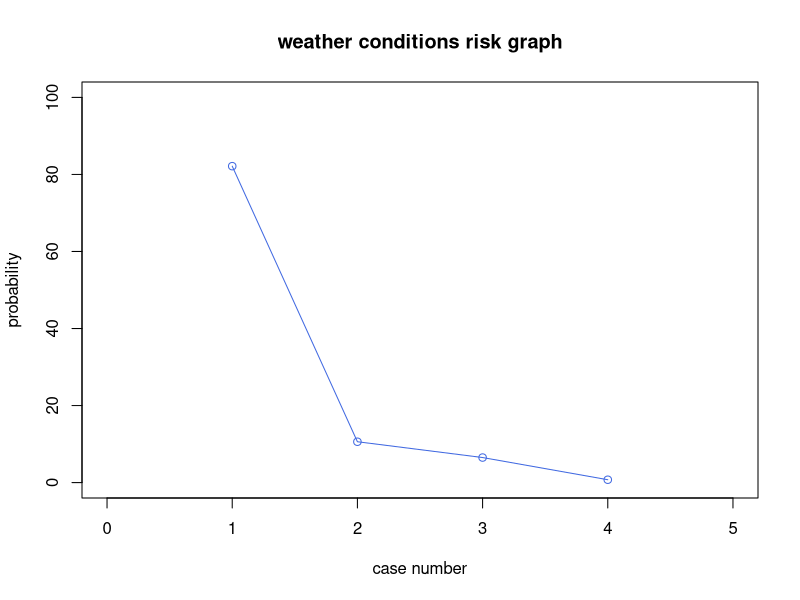
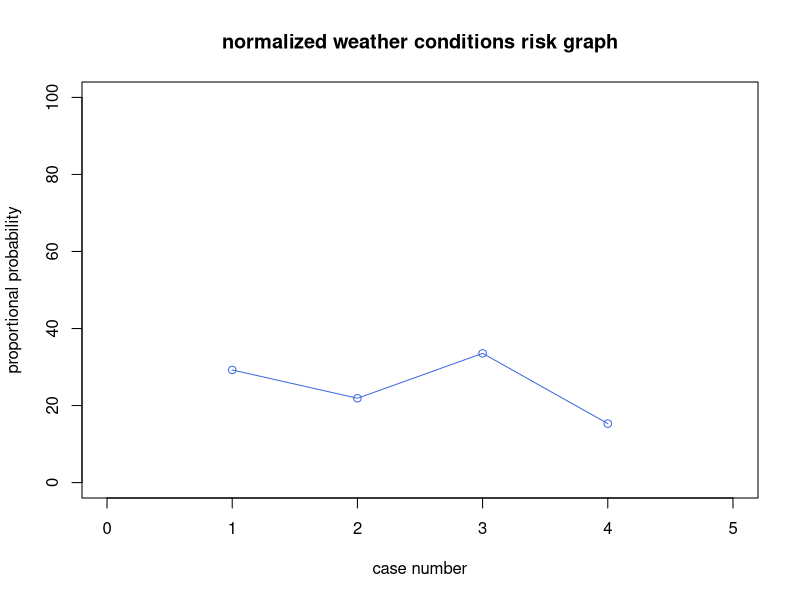

These charts were generated, in order, by the following R code:
x=c(340892,44010,26982,3078) #raw number of weather related accidents 
x1=(x/414962)*100 #raw weather accident propability
x1 
y=c(290,50,20,5)
y1=(y/365)*100
y2=100/y1 #normalization factor 
x2=x1*y2 #new proportional probability 
x3=(x2/sum(x2))*100
x3 #normalized accident proportion
prop.test(x=c(11090,128681),n=c(26982,414962),alternative="greater")
plot(x1,xlim=c(0,5),ylim=c(0,100),type="o",col="royalblue",ylab="probability",xlab="case number",main="weather conditions risk graph")
plot(x3,xlim=c(0,5),ylim=c(0,100),type="o",col="royalblue",ylab="proportional probability",xlab="case number",main="normalized weather conditions risk graph")





